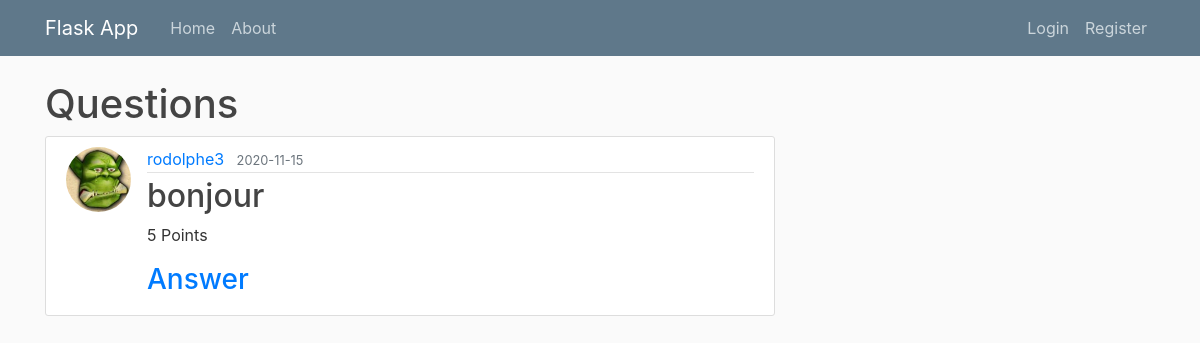
Before: / with the older database file.
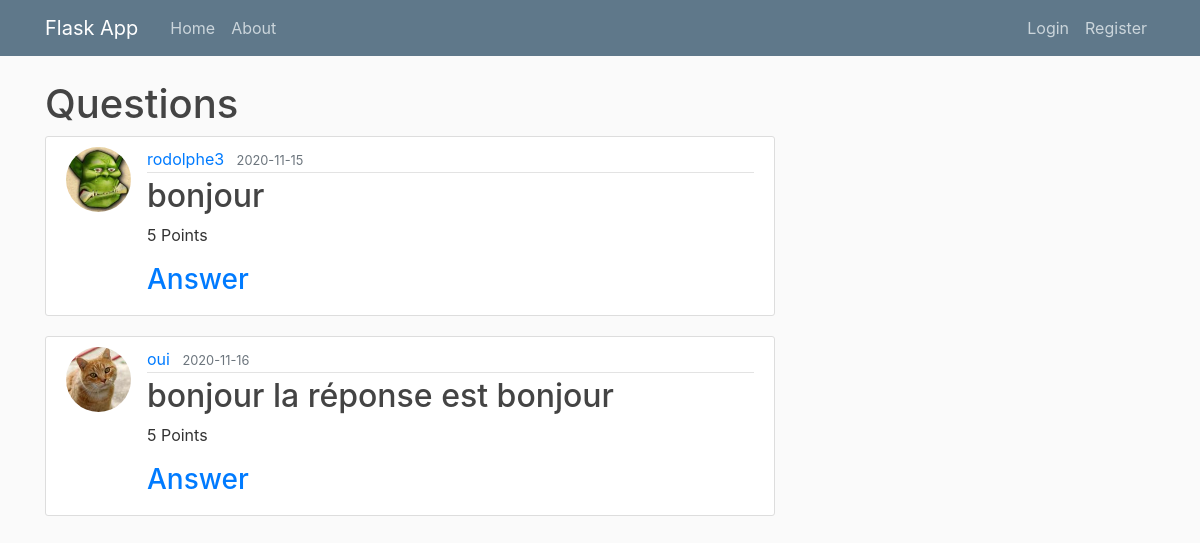
After: the same page with the newer database file.
### webapp/models.py (models this page shows, shortened)
class Questions(db.Model):									#Create a Table named 'post' (in lowercase) inheriting from db.Model
	id = db.Column(db.Integer, primary_key=True)
	content = db.Column(db.String(20), nullable=False)
	points = db.Column(db.Integer, nullable=False)
	response = db.Column(db.String(50), nullable=False)
	date_posted = db.Column(db.DateTime, nullable=False, default=datetime.utcnow)
	user_id = db.Column(db.Integer, db.ForeignKey('user.id'), nullable=False)

class User(db.Model, UserMixin):									#Create a Table named 'user' (in lowercase) inheriting from db.Model
	id = db.Column(db.Integer, primary_key=True)
	username = db.Column(db.String(20), unique=True, nullable=False)
	email = db.Column(db.String(120), unique=True, nullable=False)
	image_file = db.Column(db.String(20), nullable=False, default='default.jpg')
	password = db.Column(db.String(60), nullable=False)
	points = db.Column(db.Integer, nullable=False)
	questions = db.relationship('Questions', backref='author', lazy=True)					#Define the relationship with the post (to make a foreign key in Post table)

### webapp/routes.py (the view)
@app.route('/home')												#this two décorator create 2 routes to return the same html code
@app.route('/')													#flask class object ("app") decorator to change de function and generate HTML
def home():														#decorated function
	questions = Questions.query.all()
	return render_template('home.html', questions=questions)    #return home.html and give it a variable posts

### webapp/templates/home.html
{% extends "layout.html" %}
{% block content %}
	<h1>Questions</h1>
	{% for question in questions %}
		{% if question.author.id != current_user.id %}
		<article class="media content-section">
			<img class="rounded-circle article-img" src="{{ url_for('static', filename='profile_pics/' + question.author.image_file) }}">
		  <div class="media-body">
		    <div class="article-metadata">
		      <a class="mr-2" href="{{ url_for('user_profile', id=question.author.id) }}">{{ question.author.username }}</a>
		      <small class="text-muted">{{ question.date_posted.strftime('%Y-%m-%d') }}</small>
		    </div>
		    <h2><a class="article-title" href="#">{{ question.content }}</a></h2>
		    <p class="article-content">{{ question.points }} Points</p>
		    <h3><a href="{{ url_for('answer_question', id=question.id) }}">Answer</a></h3>
		  </div>
		</article>
		{% endif %}
	{% endfor %}
{% endblock %}

### webapp/templates/layout.html (shortened to what this page needs)
<!DOCTYPE html>
<html>
<head>
    <link rel="stylesheet" href="https://cdn.jsdelivr.net/npm/bootstrap@4.5.3/dist/css/bootstrap.min.css">
	<link rel="stylesheet" type="text/css" href="{{ url_for('static', filename='main.css')}}">
</head>
<body>
	<header class="site-header">
	  <nav class="navbar navbar-expand-md navbar-dark bg-steel fixed-top">
	    <div class="container">
	      <a class="navbar-brand mr-4" href="/">Flask App</a>
	      <div class="collapse navbar-collapse" id="navbarToggle">
	        <div class="navbar-nav mr-auto">
	          <a class="nav-item nav-link" href="{{ url_for('home')}}">Home</a>
	          <a class="nav-item nav-link" href="{{ url_for('about')}}">About</a>
	        </div>
	        <div class="navbar-nav">
	        	{% if current_user.is_authenticated %}
	        	<a class="nav-item nav-link" href="{{ url_for('new_question')}}">New Question</a>
	        	<a class="nav-item nav-link" href="{{ url_for('account')}}">Profile</a>
	        	<a class="nav-item nav-link" href="{{ url_for('logout')}}">Logout</a>
	        	{% else %}
	          		<a class="nav-item nav-link" href="{{ url_for('login')}}">Login</a>
	          		<a class="nav-item nav-link" href="{{ url_for('register')}}">Register</a>
	          	{% endif %}
	        </div>
	      </div>
	    </div>
	  </nav>
	</header>
	<main role="main" class="container">
	  <div class="row">
	    <div class="col-md-8">
	    	{% block content %}{% endblock %}
	    </div>
	  </div>
	</main>
</body>
</html>

### webapp/static/main.css (style rules this page uses)
body { background: #fafafa; color: #333333; margin-top: 5rem; }
h1, h2, h3, h4, h5, h6 { color: #444444; }
.bg-steel { background-color: #5f788a; }
.site-header .navbar-nav .nav-link { color: #cbd5db; }
.content-section { background: #ffffff; padding: 10px 20px; border: 1px solid #dddddd; border-radius: 3px; margin-bottom: 20px; }
.article-title { color: #444444; }
.article-content { white-space: pre-line; }
.article-img { height: 65px; width: 65px; margin-right: 16px; }
.article-metadata { padding-bottom: 1px; margin-bottom: 4px; border-bottom: 1px solid #e3e3e3 }

Changed rows visible on the page:
added Questions: image_file (picture), author.username "oui", date_posted "2020-11-16", content "bonjour la réponse est bonjour", points "5"
